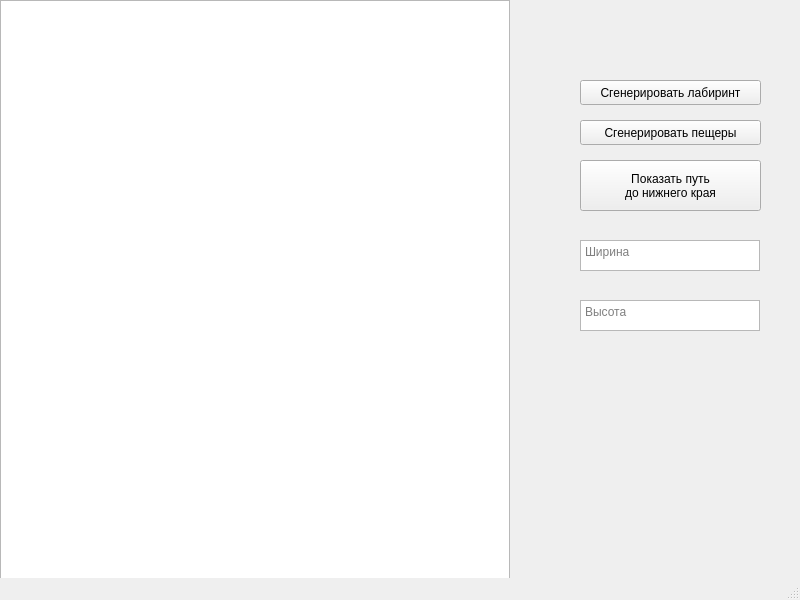
<?xml version="1.0" encoding="UTF-8"?>
<ui version="4.0">
 <class>MainWindow</class>
 <widget class="QMainWindow" name="MainWindow">
  <property name="geometry">
   <rect>
    <x>0</x>
    <y>0</y>
    <width>800</width>
    <height>600</height>
   </rect>
  </property>
  <property name="maximumSize">
   <size>
    <width>1920</width>
    <height>1080</height>
   </size>
  </property>
  <property name="windowTitle">
   <string>MainWindow</string>
  </property>
  <widget class="QWidget" name="centralwidget">
   <widget class="QPushButton" name="pushButton">
    <property name="geometry">
     <rect>
      <x>580</x>
      <y>80</y>
      <width>181</width>
      <height>25</height>
     </rect>
    </property>
    <property name="sizePolicy">
     <sizepolicy hsizetype="Fixed" vsizetype="Fixed">
      <horstretch>0</horstretch>
      <verstretch>0</verstretch>
     </sizepolicy>
    </property>
    <property name="maximumSize">
     <size>
      <width>1920</width>
      <height>1080</height>
     </size>
    </property>
    <property name="text">
     <string>Сгенерировать лабиринт</string>
    </property>
    <property name="checkable">
     <bool>true</bool>
    </property>
   </widget>
   <widget class="QPushButton" name="pushButton_2">
    <property name="geometry">
     <rect>
      <x>580</x>
      <y>120</y>
      <width>181</width>
      <height>25</height>
     </rect>
    </property>
    <property name="sizePolicy">
     <sizepolicy hsizetype="Fixed" vsizetype="Fixed">
      <horstretch>0</horstretch>
      <verstretch>0</verstretch>
     </sizepolicy>
    </property>
    <property name="text">
     <string>Сгенерировать пещеры</string>
    </property>
    <property name="checkable">
     <bool>true</bool>
    </property>
   </widget>
   <widget class="QPushButton" name="pushButton_3">
    <property name="geometry">
     <rect>
      <x>580</x>
      <y>160</y>
      <width>181</width>
      <height>51</height>
     </rect>
    </property>
    <property name="sizePolicy">
     <sizepolicy hsizetype="Fixed" vsizetype="Fixed">
      <horstretch>0</horstretch>
      <verstretch>0</verstretch>
     </sizepolicy>
    </property>
    <property name="text">
     <string>Показать путь 
до нижнего края</string>
    </property>
    <property name="checkable">
     <bool>true</bool>
    </property>
   </widget>
   <widget class="QTextEdit" name="textEdit">
    <property name="geometry">
     <rect>
      <x>580</x>
      <y>240</y>
      <width>180</width>
      <height>31</height>
     </rect>
    </property>
    <property name="sizePolicy">
     <sizepolicy hsizetype="Fixed" vsizetype="Fixed">
      <horstretch>0</horstretch>
      <verstretch>0</verstretch>
     </sizepolicy>
    </property>
    <property name="html">
     <string>&lt;!DOCTYPE HTML PUBLIC &quot;-//W3C//DTD HTML 4.0//EN&quot; &quot;http://www.w3.org/TR/REC-html40/strict.dtd&quot;&gt;
&lt;html&gt;&lt;head&gt;&lt;meta name=&quot;qrichtext&quot; content=&quot;1&quot; /&gt;&lt;style type=&quot;text/css&quot;&gt;
p, li { white-space: pre-wrap; }
&lt;/style&gt;&lt;/head&gt;&lt;body style=&quot; font-family:'Ubuntu'; font-size:11pt; font-weight:400; font-style:normal;&quot;&gt;
&lt;p align=&quot;justify&quot; style=&quot;-qt-paragraph-type:empty; margin-top:0px; margin-bottom:0px; margin-left:0px; margin-right:0px; -qt-block-indent:0; text-indent:0px;&quot;&gt;&lt;br /&gt;&lt;/p&gt;&lt;/body&gt;&lt;/html&gt;</string>
    </property>
    <property name="placeholderText">
     <string>Ширина</string>
    </property>
   </widget>
   <widget class="QTextEdit" name="textEdit_2">
    <property name="geometry">
     <rect>
      <x>580</x>
      <y>300</y>
      <width>180</width>
      <height>31</height>
     </rect>
    </property>
    <property name="sizePolicy">
     <sizepolicy hsizetype="Fixed" vsizetype="Fixed">
      <horstretch>0</horstretch>
      <verstretch>0</verstretch>
     </sizepolicy>
    </property>
    <property name="html">
     <string>&lt;!DOCTYPE HTML PUBLIC &quot;-//W3C//DTD HTML 4.0//EN&quot; &quot;http://www.w3.org/TR/REC-html40/strict.dtd&quot;&gt;
&lt;html&gt;&lt;head&gt;&lt;meta name=&quot;qrichtext&quot; content=&quot;1&quot; /&gt;&lt;style type=&quot;text/css&quot;&gt;
p, li { white-space: pre-wrap; }
&lt;/style&gt;&lt;/head&gt;&lt;body style=&quot; font-family:'Ubuntu'; font-size:11pt; font-weight:400; font-style:normal;&quot;&gt;
&lt;p style=&quot;-qt-paragraph-type:empty; margin-top:0px; margin-bottom:0px; margin-left:0px; margin-right:0px; -qt-block-indent:0; text-indent:0px;&quot;&gt;&lt;br /&gt;&lt;/p&gt;&lt;/body&gt;&lt;/html&gt;</string>
    </property>
    <property name="placeholderText">
     <string>Высота</string>
    </property>
   </widget>
   <widget class="QGraphicsView" name="graphicsView">
    <property name="geometry">
     <rect>
      <x>0</x>
      <y>0</y>
      <width>510</width>
      <height>600</height>
     </rect>
    </property>
   </widget>
  </widget>
  <widget class="QMenuBar" name="menubar">
   <property name="geometry">
    <rect>
     <x>0</x>
     <y>0</y>
     <width>800</width>
     <height>22</height>
    </rect>
   </property>
  </widget>
  <widget class="QStatusBar" name="statusbar"/>
 </widget>
 <resources/>
 <connections/>
</ui>
